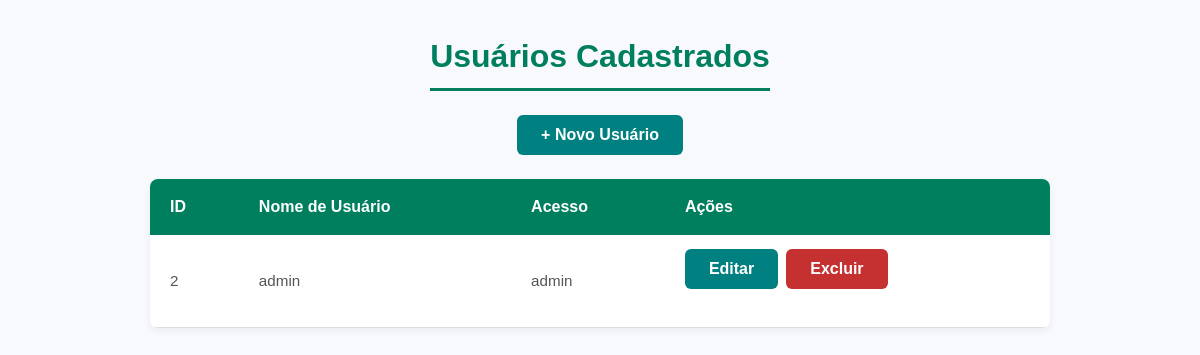
/listagem_de_usuarios, run on an earlier commit of the app's database.
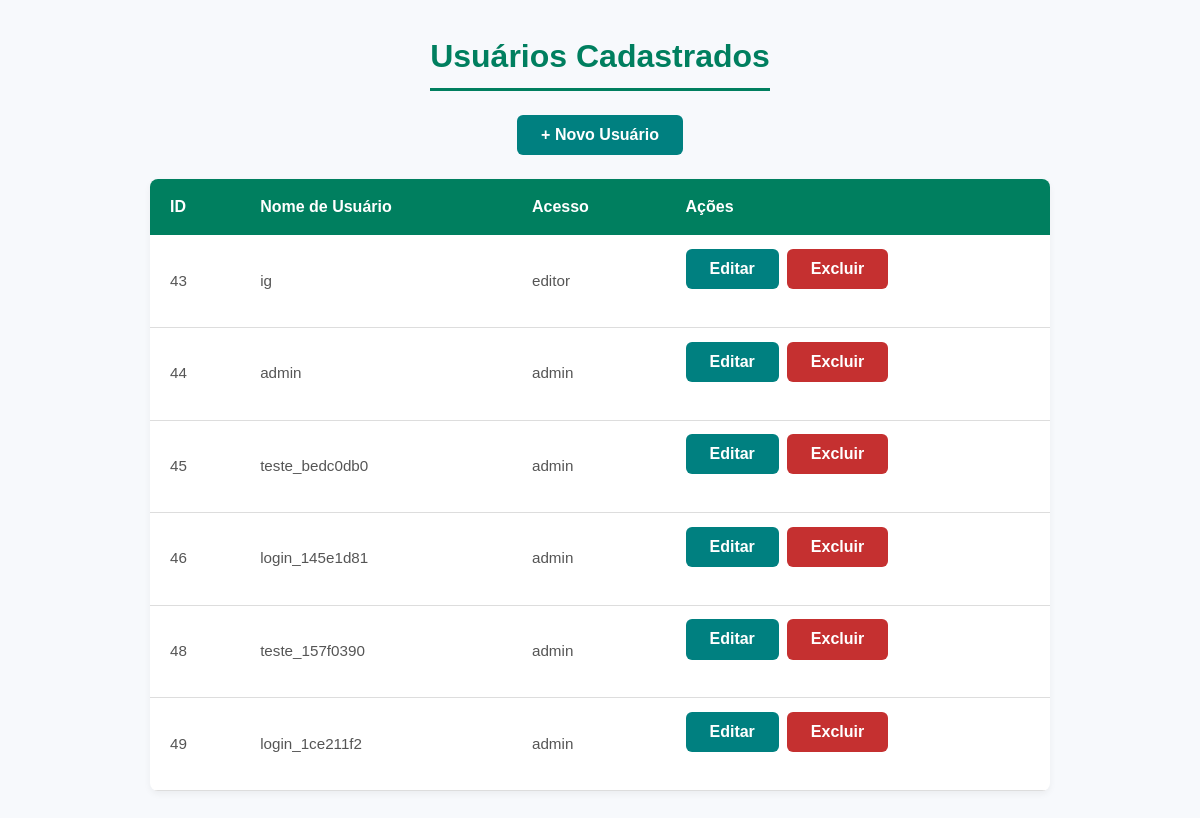
And on a later commit of the database.
### tables this page shows
CREATE TABLE usuarios (
            id INTEGER PRIMARY KEY AUTOINCREMENT,
            user_name TEXT UNIQUE NOT NULL,
            password BLOB NOT NULL,
            acesso TEXT NOT NULL
        );

### app.py (the view)
@app.route('/listagem_de_usuarios')
def usuarios():
    usuarios_lista = database_usuario.listar_usuarios()
    return render_template('listagem_de_usuario.html', usuarios=usuarios_lista)

### data/database_usuario.py (called while the page is built)
def listar_usuarios():
    conn = sqlite3.connect('usuarios.db')
    cursor = conn.cursor()
    cursor.execute('SELECT id, user_name, acesso FROM usuarios')
    usuarios = cursor.fetchall()
    conn.close()
    return usuarios

### templates/listagem_de_usuario.html (shortened to what this page needs)
<!DOCTYPE html>
<html lang="pt-BR">
<head>
    <link rel="stylesheet" href="/static/listagem_de_usuario.css">
</head>
<body>
    <h1>Usuários Cadastrados</h1>
    <a href="{{ url_for('cadastrar_usuario') }}">
        <button class="action-button">+ Novo Usuário</button>
    </a>
    <table>
        <thead>
            <tr>
                <th>ID</th>
                <th>Nome de Usuário</th>
                <th>Acesso</th>
                <th>Ações</th>
            </tr>
        </thead>
        <tbody>
            {% for id, nome, acesso in usuarios %}
            <tr>
                <td data-label="ID">{{ id }}</td>
                <td data-label="Nome de Usuário">{{ nome }}</td>
                <td data-label="Acesso">{{ acesso }}</td>
                <td data-label="Ações">
                    <a href="{{ url_for('editar_usuario', id=id) }}">
                        <button class="action-button">Editar</button>
                    </a>
                    <form method="post" action="{{ url_for('excluir_usuario', id=id) }}" class="form-excluir" style="display:inline;">
                        <button type="submit" class="action-button danger">Excluir</button>
                    </form>
                </td>
            </tr>
            {% endfor %}
        </tbody>
    </table>
</body>
</html>

### static/listagem_de_usuario.css (style rules this page uses)
* { margin: 0; padding: 0; box-sizing: border-box; font-family: Arial, sans-serif; }
body { background: #f7f9fc; color: #333; line-height: 1.5; min-height: 100vh; display: flex; flex-direction: column; align-items: center; padding: 2rem 1rem; }
h1 { color: #007f5f; margin-bottom: 1.5rem; border-bottom: 3px solid #007f5f; padding-bottom: 0.5rem; font-weight: 700; }
.action-button { background-color: #008080; border: none; color: white; padding: 0.7rem 1.5rem; border-radius: 6px; cursor: pointer; font-weight: 600; font-size: 1rem; transition: background-color 0.3s ease; margin-bottom: 1.5rem; }
.action-button.danger { background-color: #c53030; }
table { width: 100%; max-width: 900px; border-collapse: collapse; background: white; border-radius: 8px; box-shadow: 0 3px 7px rgba(0,0,0,0.05); overflow: hidden; }
thead { background-color: #007f5f; color: white; }
thead th { text-align: left; padding: 1rem 1.25rem; font-weight: 600; font-size: 1rem; }
tbody tr { border-bottom: 1px solid #ddd; transition: background-color 0.2s ease; }
tbody td { padding: 0.85rem 1.25rem; font-size: 0.95rem; color: #555; }
td:last-child { display: flex; gap: 0.5rem; justify-content: flex-start; }

What changed in the data, as far as the page shows it:
removed usuarios: id "2", user_name "admin", acesso "admin"
added usuarios: id "43", user_name "ig", acesso "editor"
added usuarios: id "44", user_name "admin", acesso "admin"
added usuarios: id "45", user_name "teste_bedc0db0", acesso "admin"
added usuarios: id "46", user_name "login_145e1d81", acesso "admin"
added usuarios: id "48", user_name "teste_157f0390", acesso "admin"
added usuarios: id "49", user_name "login_1ce211f2", acesso "admin"
